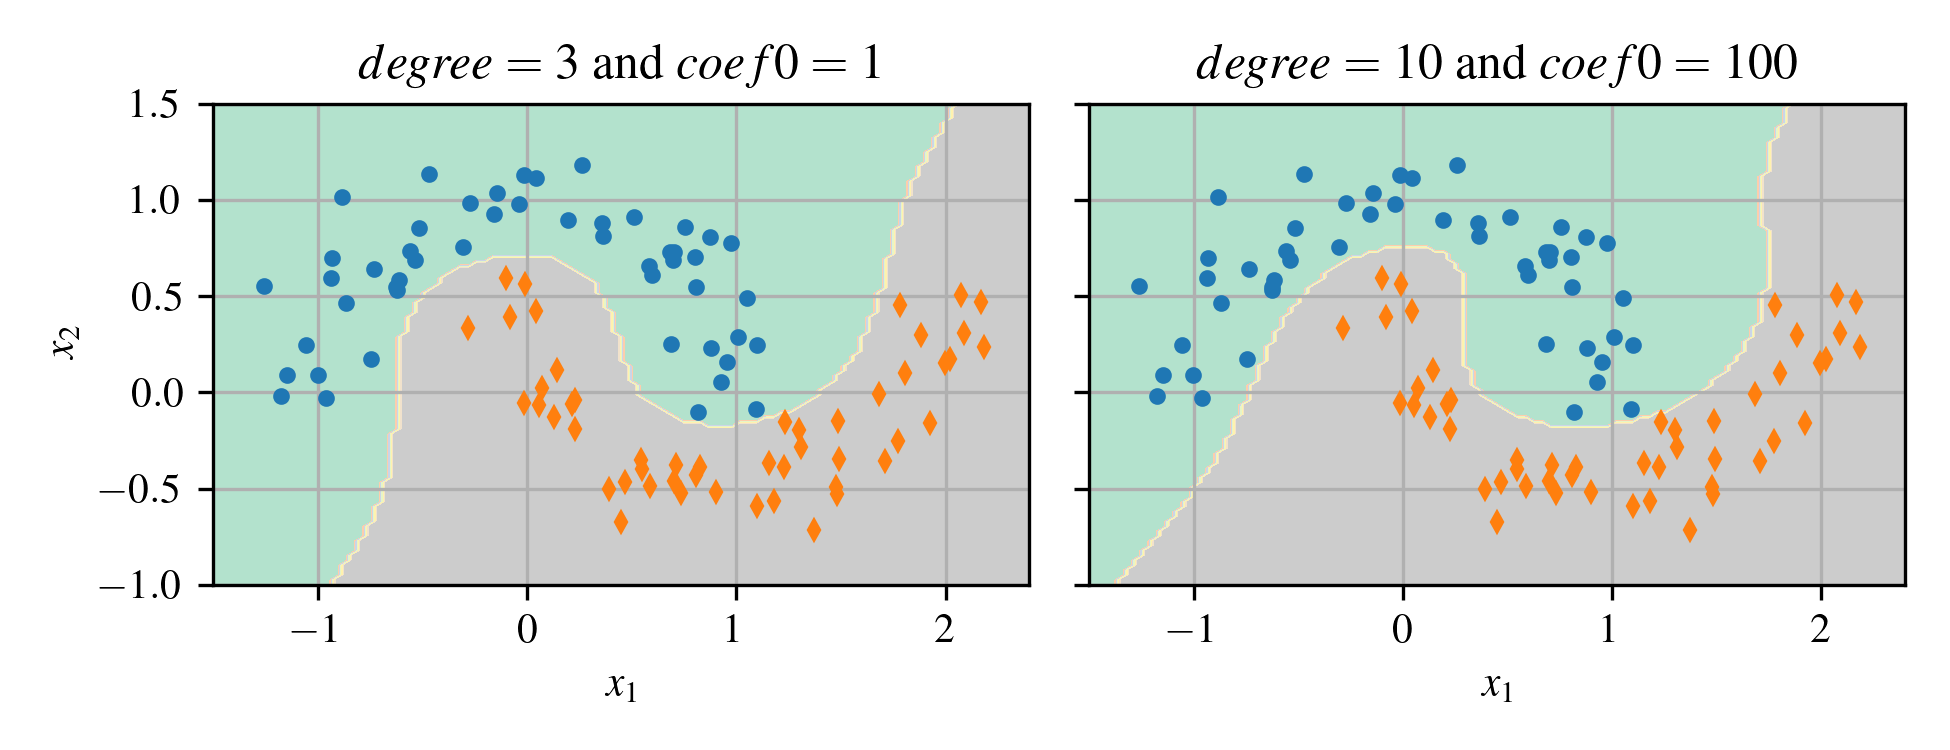

Source code (Python):
#!/usr/bin/env python3
# -*- coding: utf-8 -*-

import IPython as IP
IP.get_ipython().run_line_magic('reset', '-sf')

#%% import modules and set default fonts and colors

"""
Default plot formatting code for Austin Downey's series of open-source notes/
books. This common header is used to set the fonts and format.

Header file last updated May 16, 2024
"""

import numpy as np
import matplotlib.pyplot as plt


# set default fonts and plot colors
plt.rcParams.update({'text.usetex': True})
plt.rcParams.update({'image.cmap': 'viridis'})
plt.rcParams.update({'font.serif':['Times New Roman', 'Times', 'DejaVu Serif',
 'Bitstream Vera Serif', 'Computer Modern Roman', 'New Century Schoolbook',
 'Century Schoolbook L',  'Utopia', 'ITC Bookman', 'Bookman', 
 'Nimbus Roman No9 L', 'Palatino', 'Charter', 'serif']})
plt.rcParams.update({'font.family':'serif'})
plt.rcParams.update({'font.size': 10})
plt.rcParams.update({'mathtext.rm': 'serif'})
# I don't think I need this next line as its set to 'stixsans' above. 
plt.rcParams.update({'mathtext.fontset': 'custom'}) 
cc = plt.rcParams['axes.prop_cycle'].by_key()['color']
## End of plot formatting code

plt.close('all')

#%% Load special modules as needed

import matplotlib.pyplot as plt
import sklearn as sk
from sklearn.datasets import make_moons
from sklearn.pipeline import Pipeline
from sklearn import svm


#%% SVM polynominal features




X, y = make_moons(n_samples=100, noise=0.15, random_state=2)




poly_kernel_svm_clf = Pipeline([
        ("scaler", sk.preprocessing.StandardScaler()),
        ("svm_clf", sk.svm.SVC(kernel="poly", degree=3, coef0=1, C=5))
    ])
poly_kernel_svm_clf.fit(X, y)


poly100_kernel_svm_clf = Pipeline([
        ("scaler", sk.preprocessing.StandardScaler()),
        ("svm_clf", sk.svm.SVC(kernel="poly", degree=10, coef0=100, C=5))
    ])
poly100_kernel_svm_clf.fit(X, y)


#%% Plot the figure

axes = [-1.5, 2.4, -1, 1.5]


plt.figure(figsize=(6.5,2.5))

ax1 = plt.subplot(121)
x0s = np.linspace(axes[0], axes[1], 100)
x1s = np.linspace(axes[2], axes[3], 100)
x0, x1 = np.meshgrid(x0s, x1s)
X2 = np.c_[x0.ravel(), x1.ravel()]
y_pred = poly_kernel_svm_clf.predict(X2).reshape(x0.shape)
y_decision = poly_kernel_svm_clf.decision_function(X2).reshape(x0.shape)
plt.contourf(x0, x1, y_pred, cmap="Pastel2")
#plt.contourf(x0, x1, y_decision, cmap="Pastel2", alpha=0.1)
    
#plot_dataset(X, y, [-1.5, 2.4, -1, 1.5])
plt.plot(X[:, 0][y==0], X[:, 1][y==0], "o", markersize=3)
plt.plot(X[:, 0][y==1], X[:, 1][y==1], "d", markersize=3)
plt.axis(axes)
plt.grid(True)
plt.xlabel("$x_1$")
plt.ylabel("$x_2$")
plt.title(r"$degree=3$ and $coef0=1$")


ax2 = plt.subplot(122)
x0s = np.linspace(axes[0], axes[1], 100)
x1s = np.linspace(axes[2], axes[3], 100)
x0, x1 = np.meshgrid(x0s, x1s)
X2 = np.c_[x0.ravel(), x1.ravel()]
y_pred = poly100_kernel_svm_clf.predict(X2).reshape(x0.shape)
y_decision = poly100_kernel_svm_clf.decision_function(X2).reshape(x0.shape)
plt.contourf(x0, x1, y_pred, cmap="Pastel2")
#plt.contourf(x0, x1, y_decision, cmap=plt.cm.brg, alpha=0.1)

plt.plot(X[:, 0][y==0], X[:, 1][y==0], "o", markersize=3)
plt.plot(X[:, 0][y==1], X[:, 1][y==1], "d", markersize=3)
plt.axis(axes)
plt.grid(True)
plt.xlabel("$x_1$")

ax2.set_yticklabels([])
plt.title(r"$degree=10$ and $coef0=100$")

plt.tight_layout()
plt.savefig("SVM_polynomial_kernel",dpi=300)



